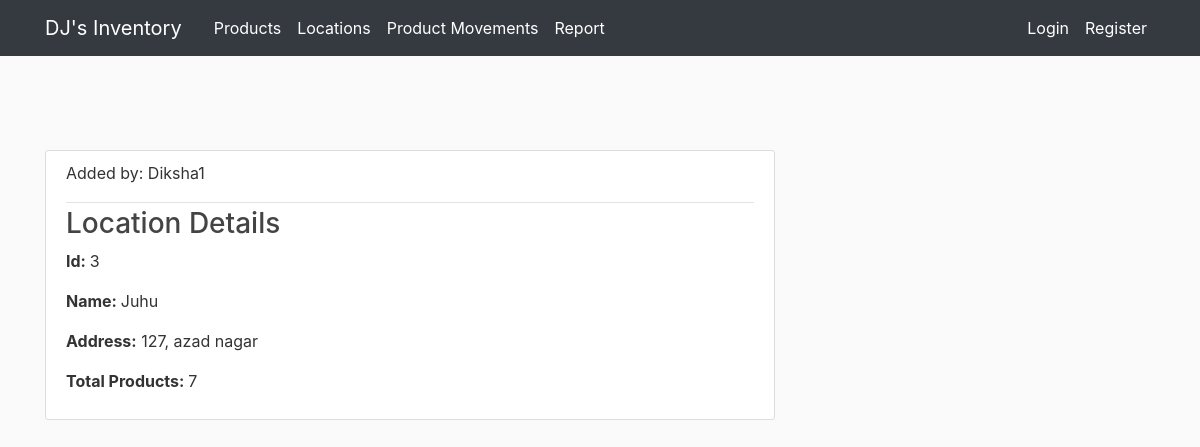
Screenshot of /location/3 with the database file from the repository.
### inventory/models.py (models this page shows, shortened)
class User(db.Model, UserMixin):
    id = db.Column(db.Integer, primary_key=True)
    username = db.Column(db.String(20), unique=True, nullable=False)
    email = db.Column(db.String(120), unique=True, nullable=False)
    image_file = db.Column(db.String(20), nullable=False, default='default.jpg')
    password = db.Column(db.String(60), nullable=False)
    products = db.relationship('Product', backref='creator', lazy=True)
    locations = db.relationship('Location', backref='creator', lazy=True)
    movements = db.relationship('Movement', backref='creator', lazy=True)
    def __repr__(self):
        return self.username

class Location(db.Model):
    location_id = db.Column(db.Integer, primary_key=True)
    name = db.Column(db.String(20), unique=True, nullable=False)
    address = db.Column(db.Text, nullable=False)
    products = db.relationship("Product", backref='warehouse')
    user_id = db.Column(db.Integer, db.ForeignKey('user.id'), nullable=False)
    @property
    def get_total_stock(self):
        return len(self.products)

### inventory/locations/routes.py (the view)
@locations.route("/location/<int:location_id>")
def location(location_id):
    location = Location.query.get_or_404(location_id)
    return render_template('location.html', title=location.name, location=location, legend='Location Details')

### inventory/templates/location.html (shortened to what this page needs)
{% extends "layout.html" %}
{% block content %}
<article class="media content-section">
    <div class="media-body">
        <div class="article-metadata">
            {% if location.creator == current_user %}
            <p>Added by: <a class="mr-2" href="{{ url_for('users.account') }}">You</a></p>
            <span class="pull-right">
                <a href="{{ url_for('locations.update_location', location_id=location.location_id) }}"
                    data-balloon="edit this location" class="text-info">
                    <i class="fas fa-edit"></i>
                </a>
                <a href="#" data-balloon="remove this location" class="text-danger" data-toggle="modal"
                    data-target="#deleteModal">
                    <i class="fas fa-trash"></i>
                </a>
            </span>
            {% else %}
            <p>Added by: {{ location.creator }}</p>
            {% endif %}
        </div>
        <h3 class="article-title">{{ legend }}</h3>
        <p class="article-content"><strong>Id: </strong>{{ location.location_id }}</p>
        <p class="article-content"><strong>Name: </strong>{{ location.name }}</p>
        <Address class="article-content"><strong>Address:</strong> {{ location.address }}</Address>
        <p class="article-content"><strong>Total Products: </strong>{{ location.get_total_stock }}</p>
    </div>
</article>
{% endblock content %}

### inventory/static/main.css (style rules this page uses)
body { background: #fafafa; color: #333333; margin-top: 5rem; }
h1, h2, h3, h4, h5, h6 { color: #444444; }
.content-section { background: #ffffff; padding: 10px 20px; border: 1px solid #dddddd; border-radius: 3px; margin-bottom: 20px; }
.article-title { color: #444444; }
.article-content { white-space: pre-line; }
.article-metadata { padding-bottom: 1px; margin-bottom: 4px; border-bottom: 1px solid #e3e3e3 }

### rows the page displays
User: creator "Diksha1"
Location: location_id "3", name "Juhu", address "127, azad nagar"

### other values shown
{{ legend }} "Location Details"
{{ location.get_total_stock }} "7"
